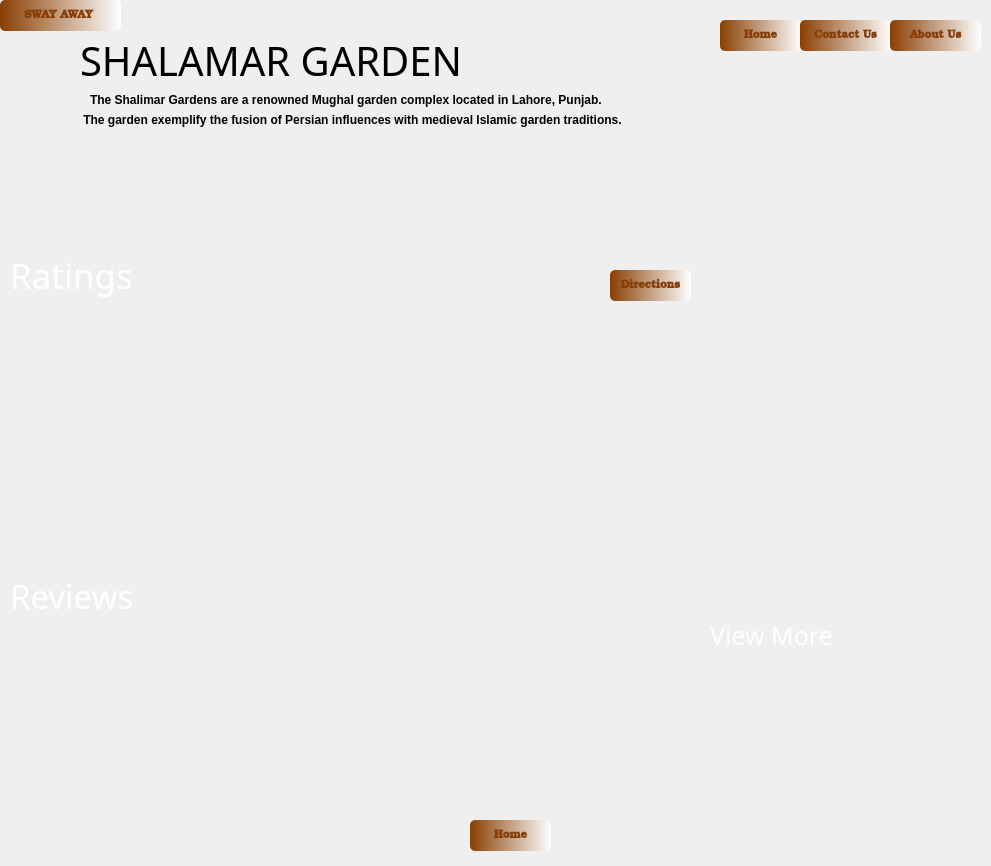
<?xml version="1.0" encoding="UTF-8"?>
<ui version="4.0">
 <class>Form</class>
 <widget class="QWidget" name="Form">
  <property name="geometry">
   <rect>
    <x>0</x>
    <y>0</y>
    <width>991</width>
    <height>866</height>
   </rect>
  </property>
  <property name="windowTitle">
   <string>Form</string>
  </property>
  <widget class="QLabel" name="label">
   <property name="geometry">
    <rect>
     <x>-10</x>
     <y>0</y>
     <width>1001</width>
     <height>881</height>
    </rect>
   </property>
   <property name="font">
    <font>
     <weight>75</weight>
     <bold>true</bold>
    </font>
   </property>
   <property name="styleSheet">
    <string notr="true">background-image: url(:/pics/C:/Users/1122admin1/Downloads/jardin shalimar.jfif);</string>
   </property>
   <property name="text">
    <string/>
   </property>
  </widget>
  <widget class="QPushButton" name="pushButton">
   <property name="geometry">
    <rect>
     <x>0</x>
     <y>0</y>
     <width>121</width>
     <height>31</height>
    </rect>
   </property>
   <property name="font">
    <font>
     <family>Bookman Old Style</family>
     <pointsize>8</pointsize>
     <weight>75</weight>
     <italic>false</italic>
     <bold>true</bold>
    </font>
   </property>
   <property name="styleSheet">
    <string notr="true">QPushButton#pushButton{
 background-color: qlineargradient(spread:pad, x1:0, y1:0, x2:1, y2:0, stop:0 rgba(137, 63, 3, 255), stop:1 rgba(255, 255, 255, 255));
 color:rgba(137,63,3,255);
 border-radius:5px;
}
QPushButton#pushButton:hover{
 background-color: qlineargradient(spread:pad, x1:0, y1:0, x2:1, y2:0, stop:0 rgba(150, 63, 45, 255), stop:1 rgba(255, 255, 255, 255));
}
QPushButton#pushButton:pressed{
	padding-left:5px;
	padding-top:5px:
	background-color:rgba(140,120,111,255);
}</string>
   </property>
   <property name="text">
    <string>SWAY AWAY </string>
   </property>
  </widget>
  <widget class="QPushButton" name="pushButton_2">
   <property name="geometry">
    <rect>
     <x>720</x>
     <y>20</y>
     <width>81</width>
     <height>31</height>
    </rect>
   </property>
   <property name="font">
    <font>
     <family>Bookman Old Style</family>
     <pointsize>8</pointsize>
     <weight>75</weight>
     <italic>false</italic>
     <bold>true</bold>
    </font>
   </property>
   <property name="styleSheet">
    <string notr="true">QPushButton#pushButton_2{
 background-color: qlineargradient(spread:pad, x1:0, y1:0, x2:1, y2:0, stop:0 rgba(137, 63, 3, 255), stop:1 rgba(255, 255, 255, 255));
 color:rgba(137,63,3,255);
 border-radius:5px;
}
QPushButton#pushButton_2:hover{
 background-color: qlineargradient(spread:pad, x1:0, y1:0, x2:1, y2:0, stop:0 rgba(150, 63, 45, 255), stop:1 rgba(255, 255, 255, 255));
}
QPushButton#pushButton_2:pressed{
	padding-left:5px;
	padding-top:5px:
	background-color:rgba(140,120,111,255);
}</string>
   </property>
   <property name="text">
    <string>Home</string>
   </property>
  </widget>
  <widget class="QPushButton" name="pushButton_3">
   <property name="geometry">
    <rect>
     <x>800</x>
     <y>20</y>
     <width>91</width>
     <height>31</height>
    </rect>
   </property>
   <property name="font">
    <font>
     <family>Bookman Old Style</family>
     <pointsize>8</pointsize>
     <weight>75</weight>
     <italic>false</italic>
     <bold>true</bold>
    </font>
   </property>
   <property name="styleSheet">
    <string notr="true">QPushButton#pushButton_3{
 background-color: qlineargradient(spread:pad, x1:0, y1:0, x2:1, y2:0, stop:0 rgba(137, 63, 3, 255), stop:1 rgba(255, 255, 255, 255));
 color:rgba(137,63,3,255);
 border-radius:5px;
}
QPushButton#pushButton_3:hover{
 background-color: qlineargradient(spread:pad, x1:0, y1:0, x2:1, y2:0, stop:0 rgba(150, 63, 45, 255), stop:1 rgba(255, 255, 255, 255));
}
QPushButton#pushButton_3:pressed{
	padding-left:5px;
	padding-top:5px:
	background-color:rgba(140,120,111,255);
}</string>
   </property>
   <property name="text">
    <string>Contact Us</string>
   </property>
  </widget>
  <widget class="QPushButton" name="pushButton_4">
   <property name="geometry">
    <rect>
     <x>890</x>
     <y>20</y>
     <width>91</width>
     <height>31</height>
    </rect>
   </property>
   <property name="font">
    <font>
     <family>Bookman Old Style</family>
     <pointsize>8</pointsize>
     <weight>75</weight>
     <italic>false</italic>
     <bold>true</bold>
    </font>
   </property>
   <property name="styleSheet">
    <string notr="true">QPushButton#pushButton_4{
 background-color: qlineargradient(spread:pad, x1:0, y1:0, x2:1, y2:0, stop:0 rgba(137, 63, 3, 255), stop:1 rgba(255, 255, 255, 255));
 color:rgba(137,63,3,255);
 border-radius:5px;
}
QPushButton#pushButton_4:hover{
 background-color: qlineargradient(spread:pad, x1:0, y1:0, x2:1, y2:0, stop:0 rgba(150, 63, 45, 255), stop:1 rgba(255, 255, 255, 255));
}
QPushButton#pushButton_4:pressed{
	padding-left:5px;
	padding-top:5px:
	background-color:rgba(140,120,111,255);
}</string>
   </property>
   <property name="text">
    <string>About Us</string>
   </property>
  </widget>
  <widget class="QLabel" name="label_2">
   <property name="geometry">
    <rect>
     <x>80</x>
     <y>20</y>
     <width>531</width>
     <height>81</height>
    </rect>
   </property>
   <property name="font">
    <font>
     <family>Colonna MT</family>
     <pointsize>30</pointsize>
    </font>
   </property>
   <property name="text">
    <string>SHALAMAR GARDEN</string>
   </property>
  </widget>
  <widget class="QLabel" name="label_11">
   <property name="geometry">
    <rect>
     <x>610</x>
     <y>310</y>
     <width>361</width>
     <height>291</height>
    </rect>
   </property>
   <property name="styleSheet">
    <string notr="true">background-image: url(:/pics/Screenshot_1.png);</string>
   </property>
   <property name="text">
    <string/>
   </property>
  </widget>
  <widget class="QPushButton" name="pushButton_5">
   <property name="geometry">
    <rect>
     <x>610</x>
     <y>270</y>
     <width>81</width>
     <height>31</height>
    </rect>
   </property>
   <property name="font">
    <font>
     <family>Bookman Old Style</family>
     <pointsize>8</pointsize>
     <weight>75</weight>
     <italic>false</italic>
     <bold>true</bold>
    </font>
   </property>
   <property name="styleSheet">
    <string notr="true">QPushButton#pushButton_5{
 background-color: qlineargradient(spread:pad, x1:0, y1:0, x2:1, y2:0, stop:0 rgba(137, 63, 3, 255), stop:1 rgba(255, 255, 255, 255));
 color:rgba(137,63,3,255);
 border-radius:5px;
}
QPushButton#pushButton_5:hover{
 background-color: qlineargradient(spread:pad, x1:0, y1:0, x2:1, y2:0, stop:0 rgba(150, 63, 45, 255), stop:1 rgba(255, 255, 255, 255));
}
QPushButton#pushButton_5:pressed{
	padding-left:5px;
	padding-top:5px:
	background-color:rgba(140,120,111,255);
}</string>
   </property>
   <property name="text">
    <string>Directions</string>
   </property>
  </widget>
  <widget class="QPushButton" name="pushButton_6">
   <property name="geometry">
    <rect>
     <x>470</x>
     <y>820</y>
     <width>81</width>
     <height>31</height>
    </rect>
   </property>
   <property name="font">
    <font>
     <family>Bookman Old Style</family>
     <pointsize>8</pointsize>
     <weight>75</weight>
     <italic>false</italic>
     <bold>true</bold>
    </font>
   </property>
   <property name="styleSheet">
    <string notr="true">QPushButton#pushButton_6{
 background-color: qlineargradient(spread:pad, x1:0, y1:0, x2:1, y2:0, stop:0 rgba(137, 63, 3, 255), stop:1 rgba(255, 255, 255, 255));
 color:rgba(137,63,3,255);
 border-radius:5px;
}
QPushButton#pushButton_6:hover{
 background-color: qlineargradient(spread:pad, x1:0, y1:0, x2:1, y2:0, stop:0 rgba(150, 63, 45, 255), stop:1 rgba(255, 255, 255, 255));
}
QPushButton#pushButton_6:pressed{
	padding-left:5px;
	padding-top:5px:
	background-color:rgba(140,120,111,255);
}</string>
   </property>
   <property name="text">
    <string>Home</string>
   </property>
  </widget>
  <widget class="QLabel" name="label_5">
   <property name="geometry">
    <rect>
     <x>10</x>
     <y>250</y>
     <width>221</width>
     <height>51</height>
    </rect>
   </property>
   <property name="font">
    <font>
     <family>Colonna MT</family>
     <pointsize>26</pointsize>
    </font>
   </property>
   <property name="styleSheet">
    <string notr="true">color: rgb(255, 255, 255);</string>
   </property>
   <property name="text">
    <string>Ratings</string>
   </property>
  </widget>
  <widget class="QLabel" name="label_3">
   <property name="geometry">
    <rect>
     <x>10</x>
     <y>580</y>
     <width>221</width>
     <height>31</height>
    </rect>
   </property>
   <property name="font">
    <font>
     <family>Colonna MT</family>
     <pointsize>25</pointsize>
    </font>
   </property>
   <property name="styleSheet">
    <string notr="true">color: rgb(255, 255, 255);</string>
   </property>
   <property name="text">
    <string>Reviews</string>
   </property>
  </widget>
  <widget class="QLabel" name="label_4">
   <property name="geometry">
    <rect>
     <x>90</x>
     <y>90</y>
     <width>581</width>
     <height>20</height>
    </rect>
   </property>
   <property name="font">
    <font>
     <weight>75</weight>
     <bold>true</bold>
    </font>
   </property>
   <property name="text">
    <string>The Shalimar Gardens are a renowned Mughal garden complex located in Lahore, Punjab.</string>
   </property>
  </widget>
  <widget class="QLabel" name="label_6">
   <property name="geometry">
    <rect>
     <x>710</x>
     <y>610</y>
     <width>221</width>
     <height>51</height>
    </rect>
   </property>
   <property name="font">
    <font>
     <family>Colonna MT</family>
     <pointsize>19</pointsize>
    </font>
   </property>
   <property name="styleSheet">
    <string notr="true">color: rgb(255, 255, 255);</string>
   </property>
   <property name="text">
    <string>View More</string>
   </property>
  </widget>
  <widget class="QLabel" name="label_7">
   <property name="geometry">
    <rect>
     <x>80</x>
     <y>110</y>
     <width>631</width>
     <height>20</height>
    </rect>
   </property>
   <property name="font">
    <font>
     <weight>75</weight>
     <bold>true</bold>
    </font>
   </property>
   <property name="text">
    <string> The garden exemplify the fusion of Persian influences with medieval Islamic garden traditions.</string>
   </property>
  </widget>
 </widget>
 <resources>
  <include location="pecs.qrc"/>
 </resources>
 <connections/>
</ui>
